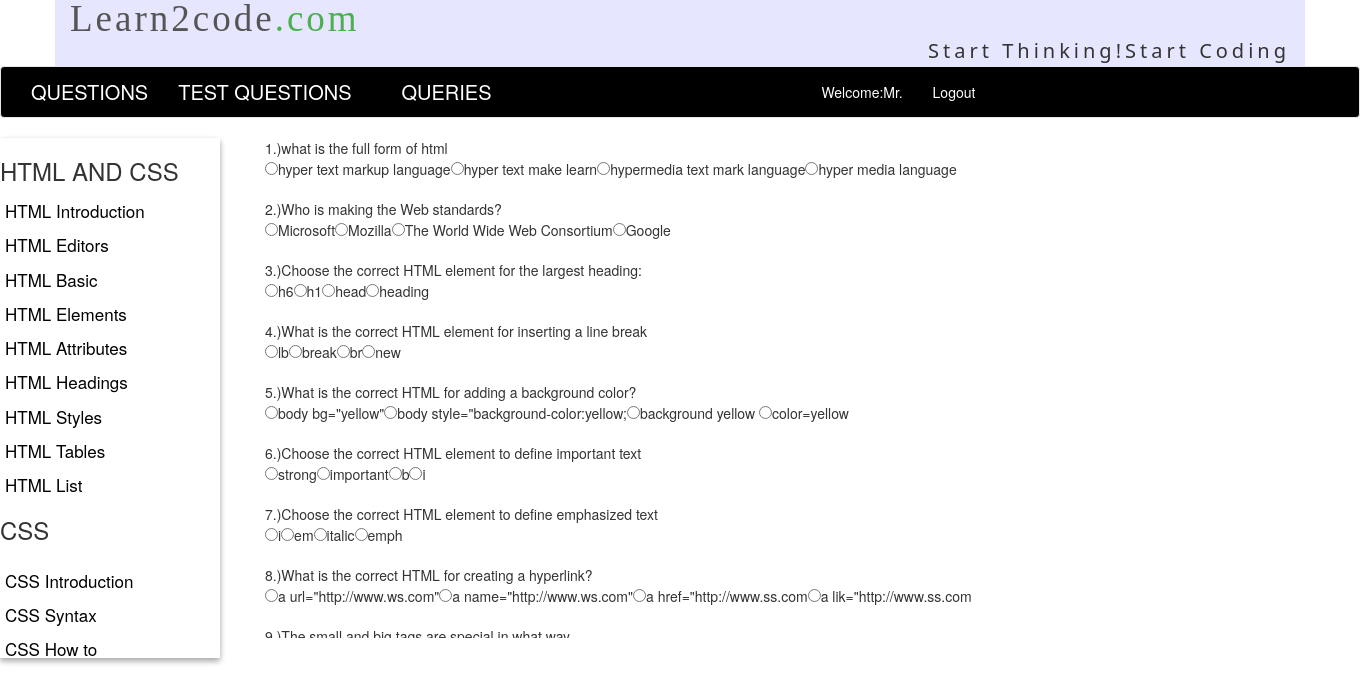
Page /test.php on the committed database.
### tables this page shows
CREATE TABLE `qinsert` (
  `id` int(11) NOT NULL,
  `qno` int(11) NOT NULL,
  `question` varchar(1000) NOT NULL,
  `1` varchar(1000) NOT NULL,
  `2` varchar(1000) NOT NULL,
  `3` varchar(1000) NOT NULL,
  `4` varchar(1000) NOT NULL,
  `res` int(11) NOT NULL
);

### test.php (the view, shortened to what this page needs)
<html>
<head>
</head>
<?php include 'teacher.php' ?>
<?php
	$server="localhost";
	$username="root";
	$password="";
	$dbname="project";
	$conn=mysqli_connect($server,$username,$password,$dbname);
	if(!$conn)
	{
		die('could not connect'.mysql_error());
	}
else
{
	$sql="SELECT * FROM qinsert";
	$result=mysqli_query($conn,$sql);
	if($result)
	{
		$j=1;
		while($row = $result->fetch_assoc())
			{
			 $qno[$j]=$row['qno'];
      		$qus[$j]=$row['question'];
      		for($k=1;$k<=4;$k++)
      		{
      			$ans[$j][$k]=$row[$k];
      		}
    		$j++;
      		}
	}
	else
	{
		echo "not success";
	}
}
?>
<body>
<?php
	echo "<div class='container' style='overflow:scroll; height:500px; width:1100px;margin-left:250px;'>";
	echo "<form method='POST' action='test.php'>";
	for($i=1;$i<$j;$i++)
	{
		$r=$qno[$i];
		echo $i.".)".$qus[$i];
		echo "<br/>";
		for($k=1;$k<=4;$k++)
		{
			echo "<input type='radio' name='$r' value='$k'>".$ans[$i][$k];
		}
		echo "<br/><br/>";
	}
	echo "</form>";
	echo "</div>";
?>
</body>
</html>

### rows in the picture
qinsert: 1 "hyper text markup language", 2 "hyper text make learn", 3 "hypermedia text mark language", 4 "hyper media language"
qinsert: 1 "Microsoft", 2 "Mozilla", 3 "The World Wide Web Consortium", 4 "Google"
qinsert: 1 "h6", 2 "h1", 3 "head", 4 "heading"
qinsert: 1 "lb", 2 "break", 3 "br", 4 "new"
qinsert: 1 "body bg=\"yellow\"", 2 "body style=\"background-color:yellow;", 3 "background yellow", 4 "color=yellow"
qinsert: 1 "strong", 2 "important", 3 "b", 4 "i"
qinsert: 1 "i", 2 "em", 3 "italic", 4 "emph"
qinsert: 1 "a url=\"http://www.ws.com\"", 2 "a name=\"http://www.ws.com\"", 3 "a href=\"http://www.ss.com", 4 "a lik=\"http://www.ss.com"

### other values in the picture
$qus[$i] "what is the full form of html"
$qus[$i] "Who is making the Web standards?"
$qus[$i] "Choose the correct HTML element for the largest heading:"
$qus[$i] "What is the correct HTML element for inserting a line break"
$qus[$i] "What is the correct HTML for adding a background color?"
$qus[$i] "Choose the correct HTML element to define important text"
$qus[$i] "Choose the correct HTML element to define emphasized text"
$qus[$i] "What is the correct HTML for creating a hyperlink?"
